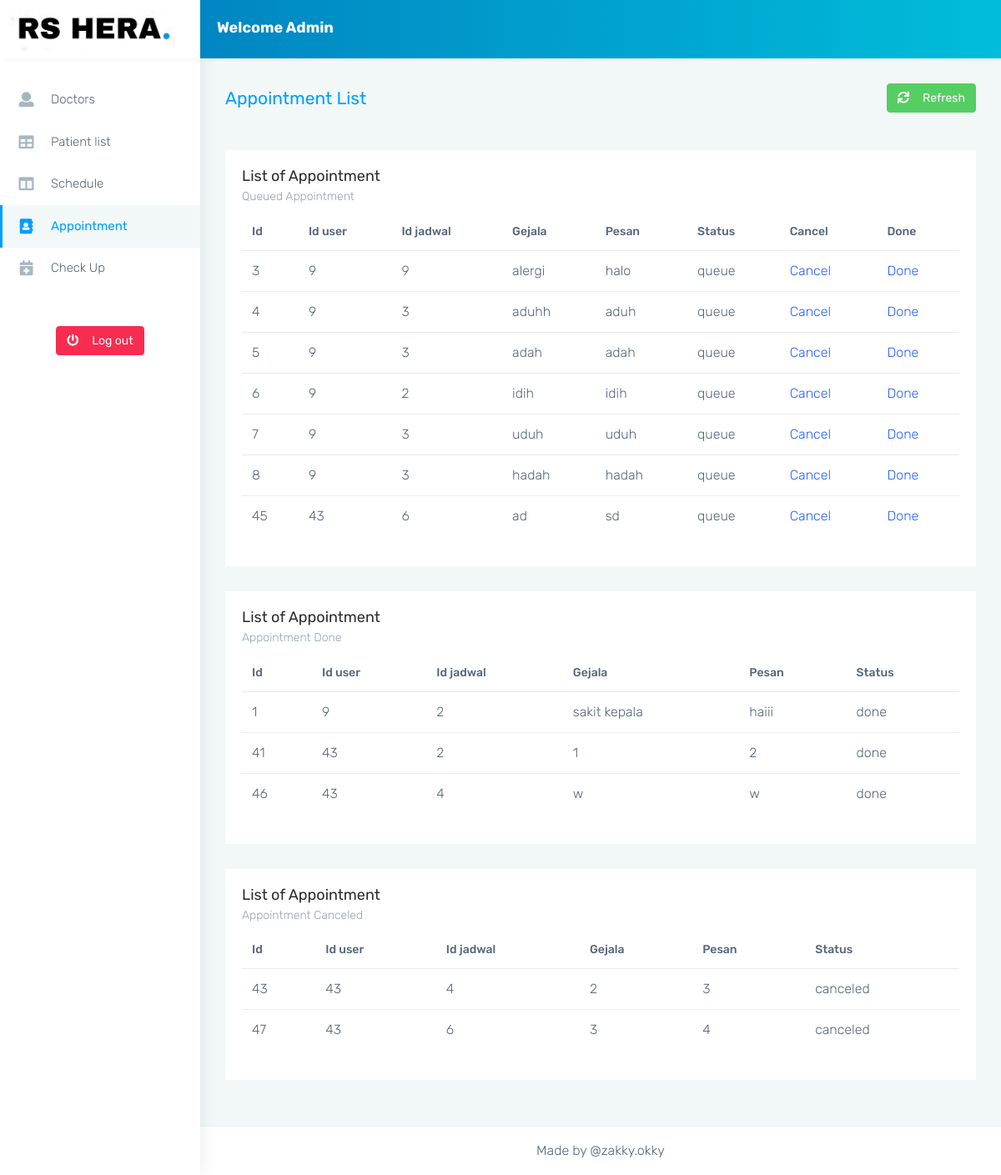
/admin/monster-html/appointment-page.php, run on the app's committed database.
### tables this page shows
CREATE TABLE `appointment` (
  `id_pendaftaran` int(11) NOT NULL,
  `id_user` int(11) NOT NULL,
  `id_dokter` int(11) NOT NULL,
  `id_jadwal` int(11) NOT NULL,
  `gejala` varchar(256) NOT NULL,
  `pesan` varchar(256) NOT NULL,
  `pembayaran` varchar(255) NOT NULL,
  `status_janji` varchar(50) NOT NULL DEFAULT 'queue'
);

### admin/monster-html/appointment-page.php (the view, shortened to what this page needs)
<?php
include_once '../../includes/dbh.inc.php';
?>
<!DOCTYPE html>
<html dir="ltr" lang="en">
<head>
    <link href="css/style.min.css" rel="stylesheet">
</head>
<body>
    <div id="main-wrapper" data-layout="vertical" data-navbarbg="skin5" data-sidebartype="full" data-sidebar-position="absolute" data-header-position="absolute" data-boxed-layout="full">
        <header class="topbar" data-navbarbg="skin6">
            <nav class="navbar top-navbar navbar-expand-md navbar-dark">
                <div class="navbar-header" data-logobg="skin6">
                    <a class="navbar-brand" href="index.html">
                        <span class="logo-text">
                            <img src="../assets/images/logo-rss.JPG" alt="homepage" height="50px" width="200px" />
                        </span>
                    </a>
                </div>
                <div class="navbar-collapse collapse" id="navbarSupportedContent" data-navbarbg="skin5">
                    <ul class="navbar-nav mr-auto mt-md-0 ">
                        <li class="nav-item hidden-sm-down">
                            <div style="color: white; margin-left: 20px; margin-top: 5px">
                                <h4>Welcome Admin</h4>
                            </div>
                        </li>
                    </ul>
                    <ul class="navbar-nav">
                        <li class="nav-item dropdown">
                            <a class="nav-link dropdown-toggle waves-effect waves-dark" aria-haspopup="true" aria-expanded="false">
                            </a>
                        </li>
                    </ul>
                </div>
            </nav>
        </header>
        <aside class="left-sidebar" data-sidebarbg="skin6">
            <div class="scroll-sidebar">
                <nav class="sidebar-nav">
                    <ul id="sidebarnav">
                        <li class="sidebar-item"> <a class="sidebar-link waves-effect waves-dark sidebar-link" href="doctors-page.php" aria-expanded="false">
                                <i class="mr-3 fa fa-user" aria-hidden="true"></i><span class="hide-menu">Doctors</span></a>
                        </li>
                        <li class="sidebar-item"> <a class="sidebar-link waves-effect waves-dark sidebar-link" href="table-basic.php" aria-expanded="false"><i class="mr-3 fa fa-table" aria-hidden="true"></i><span class="hide-menu">Patient list</span></a></li>
                        <li class="sidebar-item"> <a class="sidebar-link waves-effect waves-dark sidebar-link" href="pages-blank.php" aria-expanded="false"><i class="mr-3 fa fa-columns" aria-hidden="true"></i><span class="hide-menu">Schedule</span></a></li>
                        <li class="sidebar-item"> <a class="sidebar-link waves-effect waves-dark sidebar-link" href="appointment-page.php" aria-expanded="false"><i class="mr-3 fas fa-address-book" aria-hidden="true"></i><span class="hide-menu">Appointment</span></a></li>
                        <li class="sidebar-item"> <a class="sidebar-link waves-effect waves-dark sidebar-link" href="checkup-page.php" aria-expanded="false"><i class="mr-3 fas fa-calendar-plus" aria-hidden="true"></i><span class="hide-menu">Check Up</span></a></li>
                        <li class="text-center p-20 upgrade-btn">
                            <a href="../../index.php" class="btn btn-danger text-white mt-4" target="_blank"><i class="mr-3 fas fa-power-off" aria-hidden="true"></i>Log out
                            </a>
                        </li>
                    </ul>
                </nav>
            </div>
        </aside>
        <div class="page-wrapper">
            <div class="page-breadcrumb">
                <div class="row align-items-center">
                    <div class="col-md-6 col-8 align-self-center">
                        <h3 class="page-title mb-0 p-0">Appointment List</h3>
                    </div>
                    <div class="col-md-6 col-4 align-self-center">
                        <div class="text-right upgrade-btn">
                            <a onClick="window.location.reload();" class="btn btn-success d-none d-md-inline-block text-white"><i class="mr-3 fas fa-sync"></i>Refresh
                            </a>
                        </div>
                    </div>
                </div>
            </div>
            <div class="container-fluid">
                <div class="row">
                    <div class="col-sm-12">
                        <div class="card">
                            <div class="card-body">
                                <h4 class="card-title">List of Appointment</h4>
                                <h6 class="card-subtitle">Queued Appointment</h6>
                                <div class="table-responsive">
                                    <table class="table user-table no-wrap">
                                        <thead>
                                            <tr>
                                                <th class="border-top-0">Id</th>
                                                <th class="border-top-0">Id user</th>
                                                <th class="border-top-0">Id jadwal</th>
                                                <th class="border-top-0">Gejala</th>
                                                <th class="border-top-0">Pesan</th>
                                                <th class="border-top-0">Status</th>
                                                <th class="border-top-0">Cancel</th>
                                                <th class="border-top-0">Done</th>
                                            </tr>
                                        </thead>
                                        <tbody>
                                            <?php
                                            $result1 = mysqli_query($conn, "SELECT * FROM appointment WHERE status_janji = 'queue'");
                                            while ($rows1 = mysqli_fetch_assoc($result1)) {
                                                echo "<tr>";
                                                echo "<td>" . $rows1['id_pendaftaran'] . "</td>";
                                                echo "<td>" . $rows1['id_user'] . "</td>";
                                                echo "<td>" . $rows1['id_jadwal'] . "</td>";
                                                echo "<td>" . $rows1['gejala'] . "</td>";
                                                echo "<td>" . $rows1['pesan'] . "</td>";
                                                echo "<td>" . $rows1['status_janji'] . "</td>";
                                                echo "<td><a href='../../includes/cancel-appointment.inc.php?id=$rows1[id_pendaftaran]'>Cancel</a></td>";
                                                echo "<td><a href='../../includes/change-appointment.inc.php?id=$rows1[id_pendaftaran]'>Done</a></td>";
                                                echo "</tr>";
                                            }
                                            ?>
                                        </tbody>
                                    </table>
                                </div>
                            </div>
                        </div>
                    </div>
                </div>
                <div class="row">
                    <div class="col-sm-12">
                        <div class="card">
                            <div class="card-body">
                                <h4 class="card-title">List of Appointment</h4>
                                <h6 class="card-subtitle">Appointment Done</h6>
                                <div class="table-responsive">
                                    <table class="table user-table no-wrap">
                                        <thead>
                                            <tr>
                                                <th class="border-top-0">Id</th>
                                                <th class="border-top-0">Id user</th>
                                                <th class="border-top-0">Id jadwal</th>
                                                <th class="border-top-0">Gejala</th>
                                                <th class="border-top-0">Pesan</th>
                                                <th class="border-top-0">Status</th>
                                            </tr>
                                        </thead>
                                        <tbody>
                                            <?php
                                            $result1 = mysqli_query($conn, "SELECT * FROM appointment WHERE status_janji = 'done'");
                                            while ($rows1 = mysqli_fetch_assoc($result1)) {
                                                echo "<tr>";
                                                echo "<td>" . $rows1['id_pendaftaran'] . "</td>";
                                                echo "<td>" . $rows1['id_user'] . "</td>";
                                                echo "<td>" . $rows1['id_jadwal'] . "</td>";
                                                echo "<td>" . $rows1['gejala'] . "</td>";
                                                echo "<td>" . $rows1['pesan'] . "</td>";
                                                echo "<td>" . $rows1['status_janji'] . "</td>";
                                                echo "</tr>";
                                            }
                                            ?>
                                        </tbody>
                                    </table>
                                </div>
                            </div>
                        </div>
                    </div>
                </div>
                <div class="row">
                    <div class="col-sm-12">
                        <div class="card">
                            <div class="card-body">
                                <h4 class="card-title">List of Appointment</h4>
                                <h6 class="card-subtitle">Appointment Canceled</h6>
                                <div class="table-responsive">
                                    <table class="table user-table no-wrap">
                                        <thead>
                                            <tr>
                                                <th class="border-top-0">Id</th>
                                                <th class="border-top-0">Id user</th>
                                                <th class="border-top-0">Id jadwal</th>
                                                <th class="border-top-0">Gejala</th>
                                                <th class="border-top-0">Pesan</th>
                                                <th class="border-top-0">Status</th>
                                            </tr>
                                        </thead>
                                        <tbody>
                                            <?php
                                            $result1 = mysqli_query($conn, "SELECT * FROM appointment WHERE status_janji = 'canceled'");
                                            while ($rows1 = mysqli_fetch_assoc($result1)) {
                                                echo "<tr>";
                                                echo "<td>" . $rows1['id_pendaftaran'] . "</td>";
                                                echo "<td>" . $rows1['id_user'] . "</td>";
                                                echo "<td>" . $rows1['id_jadwal'] . "</td>";
                                                echo "<td>" . $rows1['gejala'] . "</td>";
                                                echo "<td>" . $rows1['pesan'] . "</td>";
                                                echo "<td>" . $rows1['status_janji'] . "</td>";
                                                echo "</tr>";
                                            }
                                            ?>
                                        </tbody>
                                    </table>
                                </div>
                            </div>
                        </div>
                    </div>
                </div>
            </div>
            <footer class="footer text-center">
                Made by @zakky.okky</a>
            </footer>
        </div>
    </div>
</body>
</html>

### data on the page
appointment: id_pendaftaran "3", id_user "9", id_jadwal "9", gejala "alergi", pesan "halo", status_janji "queue"
appointment: id_pendaftaran "4", id_user "9", id_jadwal "3", gejala "aduhh", pesan "aduh", status_janji "queue"
appointment: id_pendaftaran "5", id_user "9", id_jadwal "3", gejala "adah", pesan "adah", status_janji "queue"
appointment: id_pendaftaran "6", id_user "9", id_jadwal "2", gejala "idih", pesan "idih", status_janji "queue"
appointment: id_pendaftaran "7", id_user "9", id_jadwal "3", gejala "uduh", pesan "uduh", status_janji "queue"
appointment: id_pendaftaran "8", id_user "9", id_jadwal "3", gejala "hadah", pesan "hadah", status_janji "queue"
appointment: id_pendaftaran "45", id_user "43", id_jadwal "6", gejala "ad", pesan "sd", status_janji "queue"
appointment: id_pendaftaran "1", id_user "9", id_jadwal "2", gejala "sakit kepala", pesan "haiii", status_janji "done"
appointment: id_pendaftaran "41", id_user "43", id_jadwal "2", gejala "1", pesan "2", status_janji "done"
appointment: id_pendaftaran "46", id_user "43", id_jadwal "4", gejala "w", pesan "w", status_janji "done"
appointment: id_pendaftaran "43", id_user "43", id_jadwal "4", gejala "2", pesan "3", status_janji "canceled"
appointment: id_pendaftaran "47", id_user "43", id_jadwal "6", gejala "3", pesan "4", status_janji "canceled"
